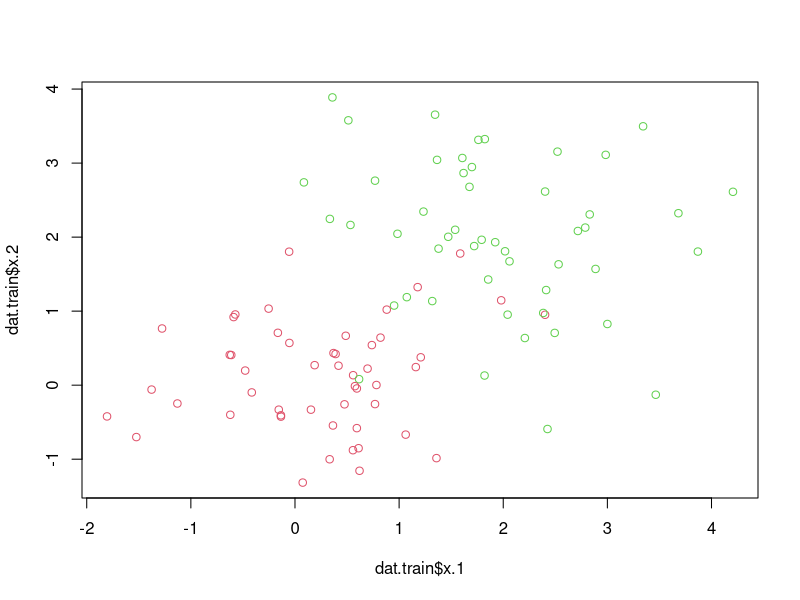
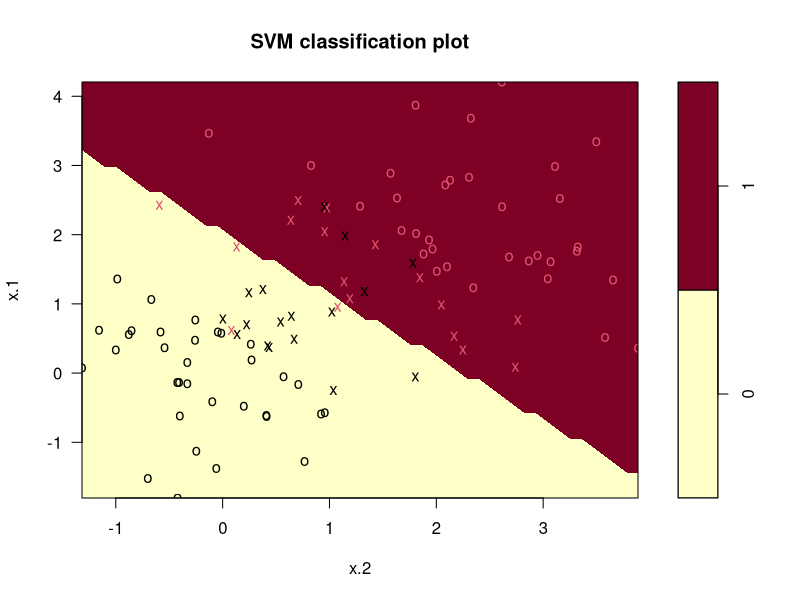
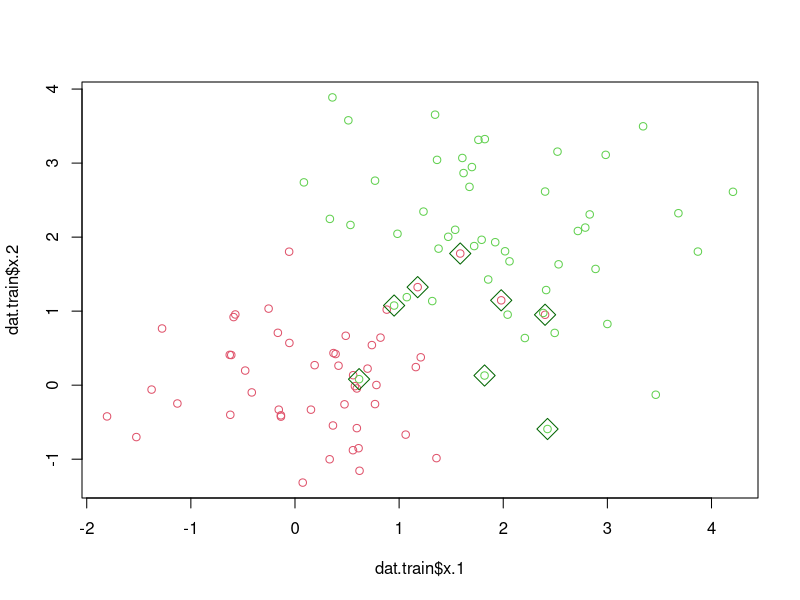
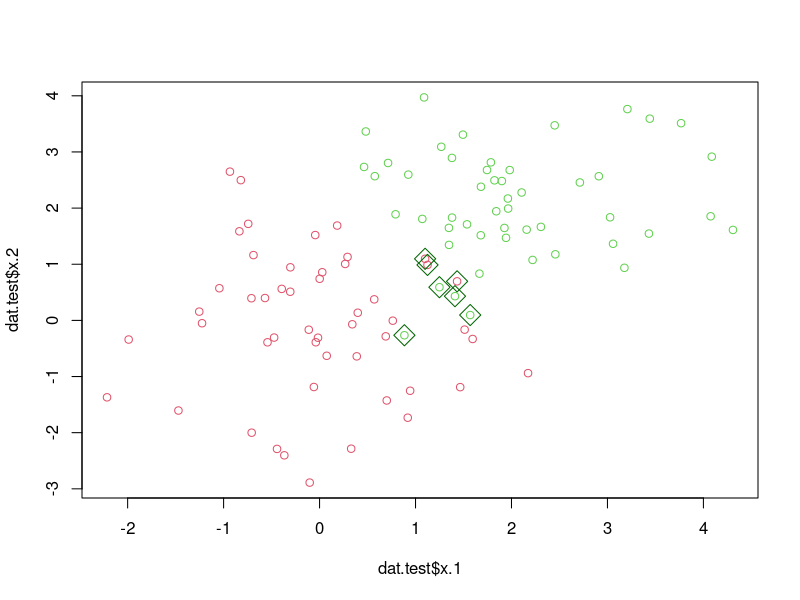
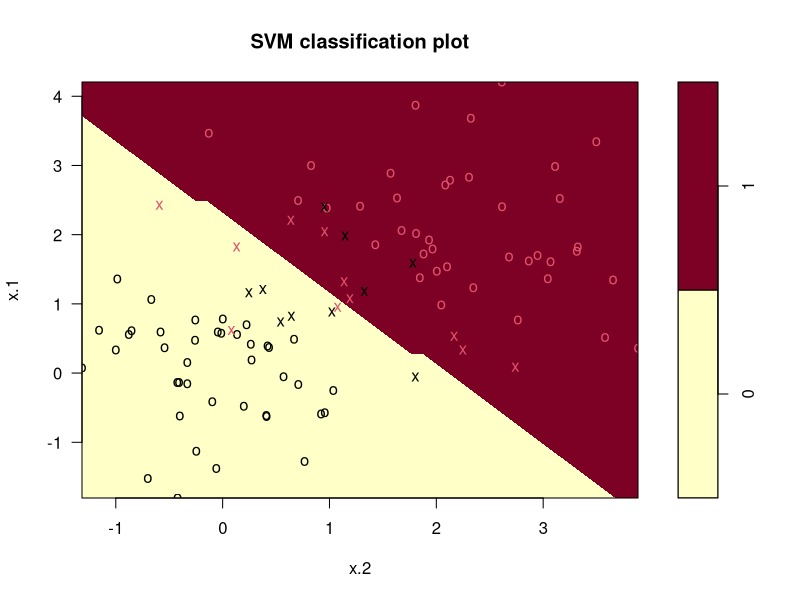
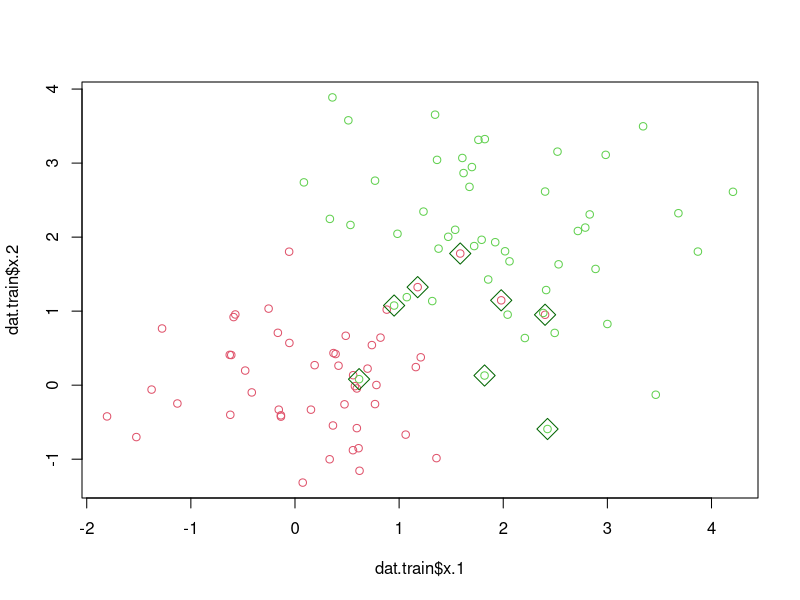
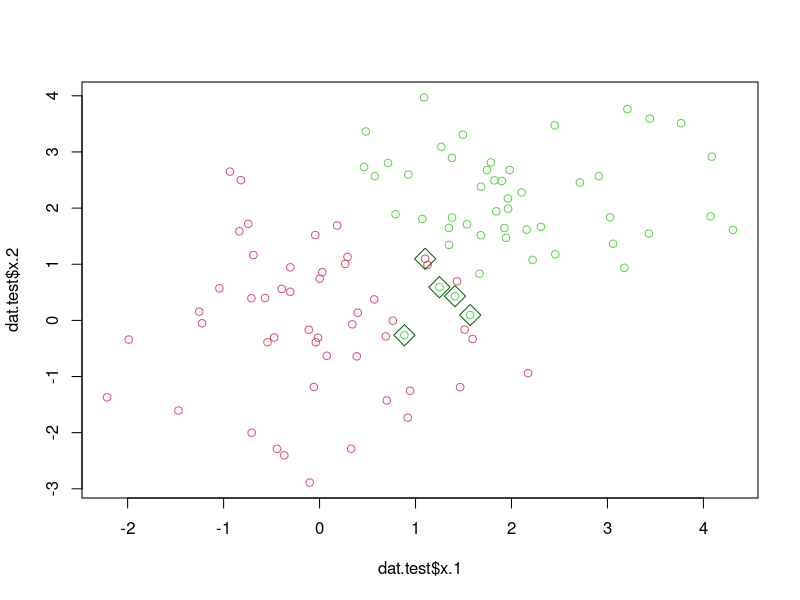
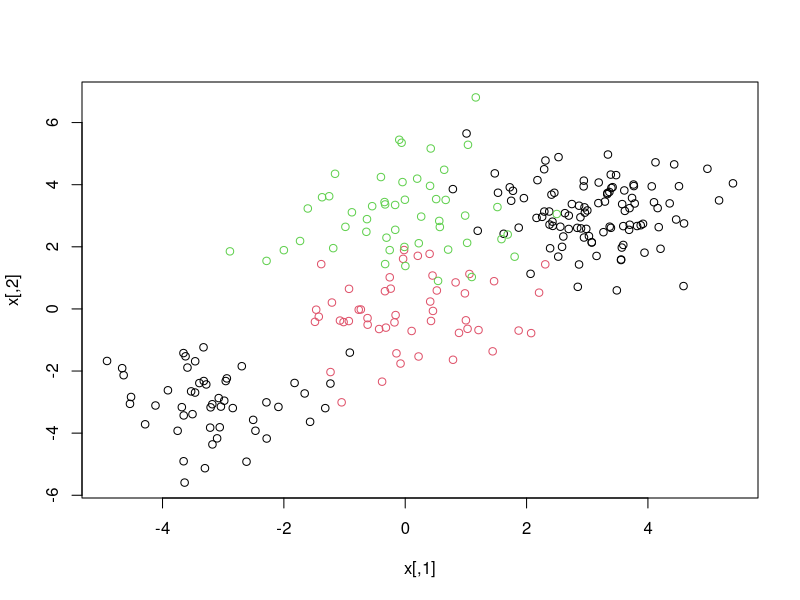

Generate these figures, in order, with R:
## ---- chunk 1
library(e1071)
set.seed(1)
dat.size <- 200
x <- matrix(rnorm(dat.size * 2), ncol = 2)
y <- c(rep(0, dat.size / 2), rep(1, dat.size / 2))
x[y == 1, ] <- x[y == 1, ] + 2
dat <- data.frame(x = x, y = as.factor(y))
train <- sample(dat.size, dat.size / 2)
dat.train <- dat[train, ]
dat.test <- dat[-train, ]
plot(dat.train$x.1, dat.train$x.2, col = as.integer(dat.train$y) + 1)
## ---- chunk 2
small.cost <- svm(y ~ ., data = dat.train, kernel = 'linear', cost = 0.1, scale = FALSE)
plot(small.cost, dat.train)
## ---- chunk 3
summary(small.cost)
## ---- chunk 4
table(fitted = small.cost$fitted, truth = dat.train$y)
err.points <- dat.train[small.cost$fitted != dat.train$y, ]
plot(dat.train$x.1, dat.train$x.2, col = as.integer(dat.train$y) + 1)
points(err.points$x.1, err.points$x.2, pch = 5, col = 'darkgreen', cex = 2)
## ---- chunk 5
small.cost.pred <- predict(small.cost, newdata = dat.test)
table(predict = small.cost.pred, truth = dat.test$y)
err.points <- dat.test[small.cost.pred != dat.test$y, ]
plot(dat.test$x.1, dat.test$x.2, col = as.integer(dat.test$y) + 1)
points(err.points$x.1, err.points$x.2, pch = 5, col = 'darkgreen', cex = 2)
## ---- chunk 6
big.cost <- svm(y ~ ., data = dat.train, kernel = 'linear', cost = 100, scale = FALSE)
plot(big.cost, dat.train)
## ---- chunk 7
summary(big.cost)
## ---- chunk 8
table(fitted = big.cost$fitted, truth = dat.train$y)
err.points <- dat.train[big.cost$fitted != dat.train$y, ]
plot(dat.train$x.1, dat.train$x.2, col = as.integer(dat.train$y) + 1)
points(err.points$x.1, err.points$x.2, pch = 5, col = 'darkgreen', cex = 2)
## ---- chunk 9
big.cost.pred <- predict(big.cost, newdata = dat.test)
table(predict = big.cost.pred, truth = dat.test$y)
err.points <- dat.test[big.cost.pred != dat.test$y, ]
plot(dat.test$x.1, dat.test$x.2, col = as.integer(dat.test$y) + 1)
points(err.points$x.1, err.points$x.2, pch = 5, col = 'darkgreen', cex = 2)
## ---- chunk 10
set.seed(1)
dis <- 3
x <- matrix(rnorm(250 * 2), ncol = 2)
x[1:100, ] <- x[1:100, ] + dis
x[101:150, ] <- x[101:150, ] - dis
x[201:250, 2] <- x[201:250, 2] + dis
y <- c(rep(0, 150), rep(1, 50), rep(2, 50))
dat <- data.frame(x = x, y = as.factor(y))
plot(x, col = y + 1)
## ---- chunk 11
svmfit <- svm(y ~ ., data = dat, kernel = 'radial')
plot(svmfit, dat)
## ---- chunk 12
svmfit <- svm(y ~ ., data = dat, kernel = 'linear')
plot(svmfit, dat)
## ---- chunk 13
svmfit <- svm(y ~ ., data = dat, kernel = 'polynomial', degree = 2)
plot(svmfit, dat)
## ---- chunk 14
svmfit <- svm(y ~ ., data = dat, kernel = 'polynomial', degree = 5)
plot(svmfit, dat)
